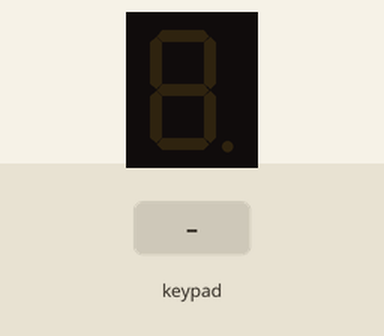
This sketch was run on a simulated Arduino Uno, built with avr-gcc and run on an emulated ATmega328P. On the bench: 1-digit seven-segment display. Wiring (inferred from the names in the program): 1-digit 7-segment display, segments lit when HIGH: segments pin 2, pin 3, pin 4, pin 5, pin 6, pin 7, pin 8. The test bench sets the inputs (shaded band). The segment pins are drawn as the display they are named for.

Above: at 1.2 s.
1.3 s: keypad keys 9 1 0 1 1 1 2 pressed 0.4 s apart
At 4.4 s:
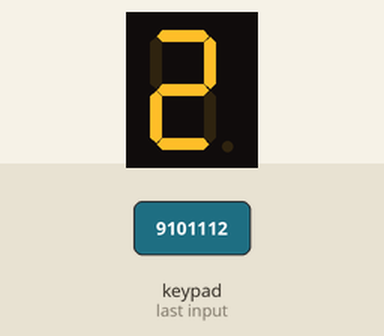
5.6 s: key '3' pressed
At 6.0 s:
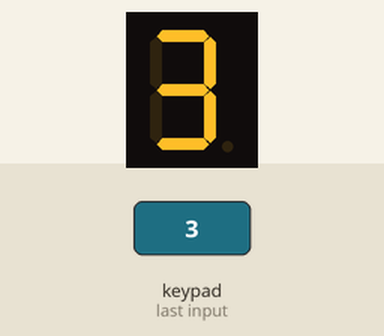
7.1 s: key '4' pressed
At 8.1 s:
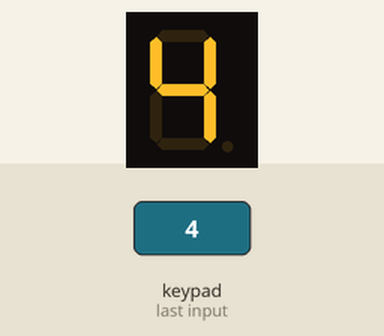
8.6 s: keypad keys 2 3 4 5 6 7 8 pressed 0.4 s apart
At 12.4 s:
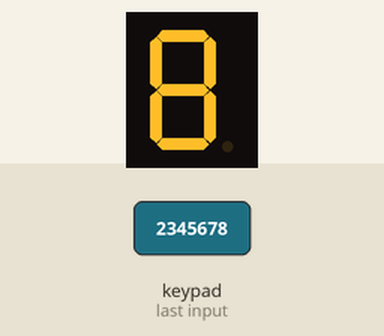
12.9 s: key '1' pressed
At 13.8 s:
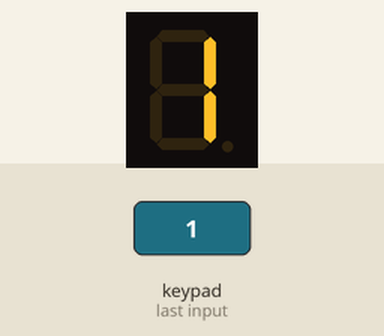
14.4 s: key '2' pressed
At 15.1 s:
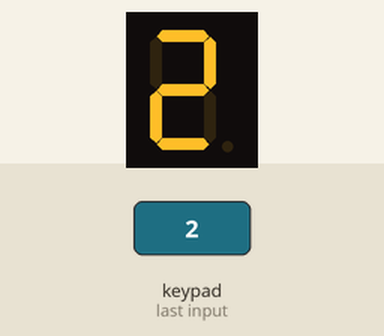
Timing chart, 0 to 16.9 s (numbered marks = the images above; inputs shaded):
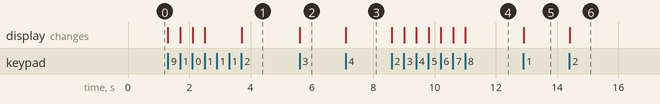

Measured:
- after the input at 1.3 s, the display: first changes at once (image 1 shows a later state)
- after the input at 5.6 s, the display: changes at once (image 2)
- after the input at 7.1 s, the display: changes at once (image 3)
- after the input at 8.6 s, the display: first changes at once (image 4 shows a later state)
- after the input at 12.9 s, the display: changes at once (image 5)
- after the input at 14.4 s, the display: changes at once (image 6)

The sketch:

Keymap.ino
```cpp
#include <Keypad.h>

const byte ROWS = 4;
const byte COLS = 4;

char keys[ROWS][COLS] = {
  {'1','2','3','A'},
  {'4','5','6','B'},
  {'7','8','9','C'},
  {'*','0','#','D'}
};

byte rowPins[ROWS] = {9,10,11,12};
byte colPins[COLS] = {A0,A1,A2,A3};

Keypad keypad = Keypad(makeKeymap(keys), rowPins, colPins, ROWS, COLS);

int segmentPins[7] = {2,3,4,5,6,7,8};

byte digits[10][7] = {
  {1,1,1,1,1,1,0},
  {0,1,1,0,0,0,0},
  {1,1,0,1,1,0,1},
  {1,1,1,1,0,0,1},
  {0,1,1,0,0,1,1},
  {1,0,1,1,0,1,1},
  {1,0,1,1,1,1,1},
  {1,1,1,0,0,0,0},
  {1,1,1,1,1,1,1},
  {1,1,1,1,0,1,1}
};

void setup(){
  for(int i=0;i<7;i++)
    pinMode(segmentPins[i],OUTPUT);
}

void displayDigit(int num){
  for(int i=0;i<7;i++)
    digitalWrite(segmentPins[i],digits[num][i]);
}

void loop(){
  char key = keypad.getKey();
  if(key && key >= '0' && key <= '9'){
    displayDigit(key - '0');
  }
}
```
